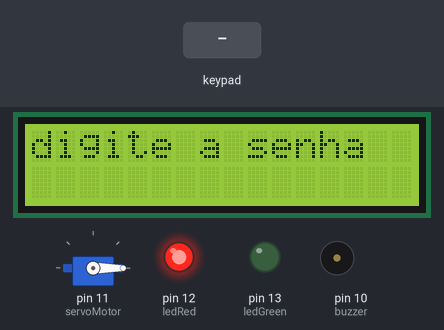
The sketch below on a simulated Arduino Uno, built with avr-gcc and run on an emulated ATmega328P. Parts: servo, 16×2 character LCD, output pins drawn as LEDs (lit = HIGH), buzzer (waves = sounding). The test bench sets the inputs (shaded band).

Above: at 1.2 s.
1.3 s: keypad keys 1 2 3 4 pressed 0.4 s apart
At 1.9 s:
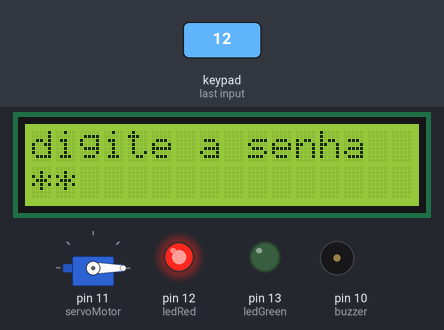
At 3.8 s:
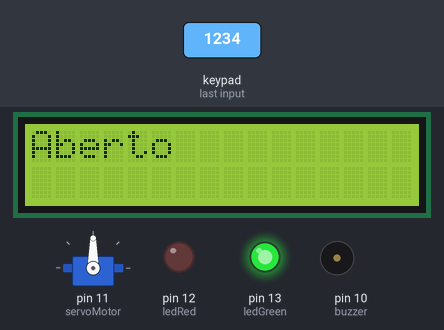
Timing chart, 0 to 12.2 s (numbered marks = the images above; inputs shaded):
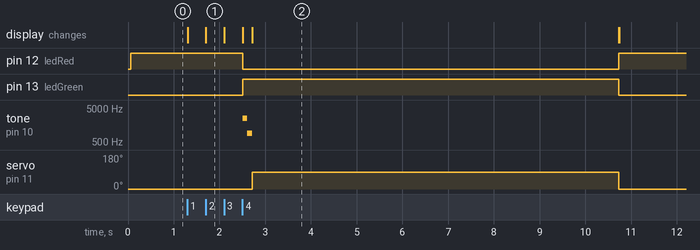

Measured:
- after the input at 1.3 s, pin 12 (ledRed): HIGH → LOW after 1.2 s, → HIGH 8.2 s later; pin 13 (ledGreen): LOW → HIGH after 1.2 s, → LOW 8.2 s later

The sketch:

fechadura_controlada_por_senha_2.ino
```cpp
#include <Keypad.h> // Biblioteca do teclado
#include <Servo.h>//Biblioteca do servo motor
#include <LiquidCrystal_I2C.h> // biblioteca do lcd com o modulo i2c
LiquidCrystal_I2C lcd(0x27,16,2);

int i=0;
int cont=0;
int buzzer =10;
const int ledRed = 12; //porta do led vermelho
const int ledGreen = 13; //porrta do led verde
Servo servoMotor; //objeto do tipo Servo
const String senha = "1234";
//String senha = "";


const byte ROWS = 4; //num de linhas do teclado
const byte COLS = 4; //num de colunas do teclado
char keys[ROWS][COLS] = { //declaracao dos caracteres do teclado
{'1','2','3','A'},
{'4','5','6','B'},
{'7','8','9','C'},
{'*','0','#','D'}
};

byte rowPins[ROWS] = { 9, 8, 7, 6 }; // declaracao do pinos das linhas
byte colPins[COLS] = { 5, 4, 3, 2 }; //declaracao do pino das colunas
Keypad keypad = Keypad( makeKeymap(keys), rowPins, colPins, ROWS, COLS );

void setup() {

  pinMode(ledRed, OUTPUT); //defini a porta do led red como saída
  pinMode(ledGreen, OUTPUT); //defini a porta do led red como saída
  pinMode(buzzer,OUTPUT);
  servoMotor.attach(11); //defini o porta para controle do servo motor
  servoMotor.write(0);
  //lcd.begin(16,2); //inicia o lcd
  lcd.init();
  digitalWrite(ledRed, HIGH);


}


void loop(){
  lcd.setBacklight(HIGH);// luz
  lcd.clear();
  lcd.print("digite a senha");
  String senhaDigitada = "";
  lcd.setCursor(0,1);

  while (senhaDigitada.length() < senha.length()) {
    char key = keypad.getKey();

    if (key) {
      senhaDigitada += key;
      lcd.print("*");
    }
  }

  if(senhaDigitada == senha) {

    digitalWrite(ledRed, LOW);
    digitalWrite(ledGreen, HIGH);
    lcd.clear();
    tone(buzzer,2500);
    delay(100);
    tone(buzzer,900);
    delay(100);
    lcd.print("Aberto");
    servoMotor.write(90);
    noTone(buzzer);
    delay(8000);
    lcd.clear();
    lcd.print("fechado");
    servoMotor.write(0);
    digitalWrite(ledRed, HIGH);
    digitalWrite(ledGreen, LOW);
    lcd.clear();
  } else {
    digitalWrite(ledRed, HIGH);
    digitalWrite(ledGreen, LOW);
    lcd.clear();
    lcd.print("Senha Incorreta");
     tone(buzzer,300);
     delay(700);
     noTone(buzzer);
     delay(700);
     tone(buzzer,300);
     delay(1000);
     noTone(buzzer);
     delay(500);
    lcd.clear();
  }

}
```
